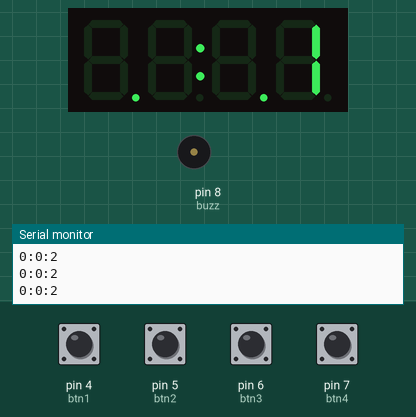
A sketch run on a simulated Arduino Uno, built with avr-gcc and run on an emulated ATmega328P. Shown: 4-digit seven-segment display, buzzer (waves = sounding), the last lines printed to the serial monitor. The inputs (shaded band) are chosen by the test bench; at power-on: pin 4 (btn1), pin 5 (btn2), pin 6 (btn3), pin 7 (btn4) LOW.

Above: at 2.6 s.
2.7 s: pin 5 (btn2) pulled HIGH for 1 s
At 2.88 s:
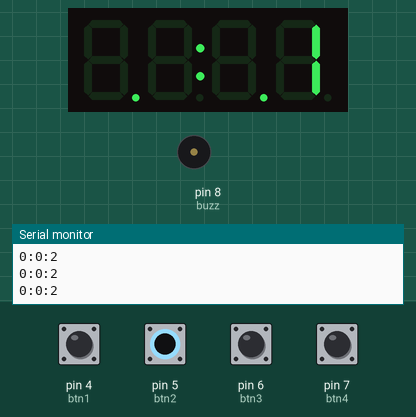
5.2 s: pin 4 (btn1) pulled HIGH for 0.15 s
At 6.2 s:
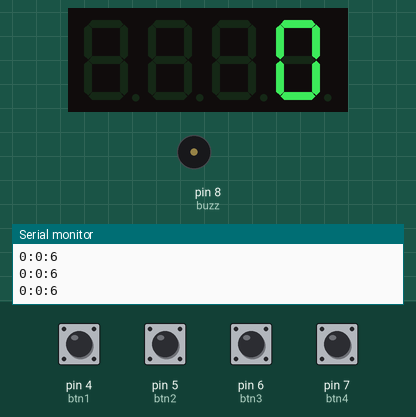
6.8 s: pin 5 (btn2) pulled HIGH for 0.15 s
At 7.8 s:
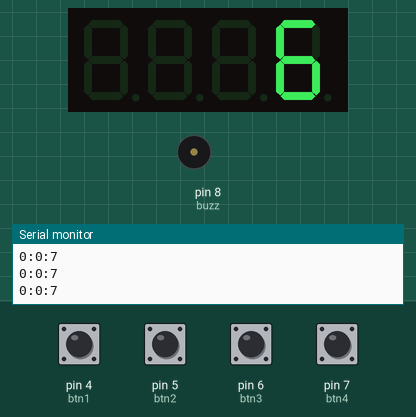
9.5 s: pin 4 (btn1) pulled HIGH for 1 s
At 10.8 s:
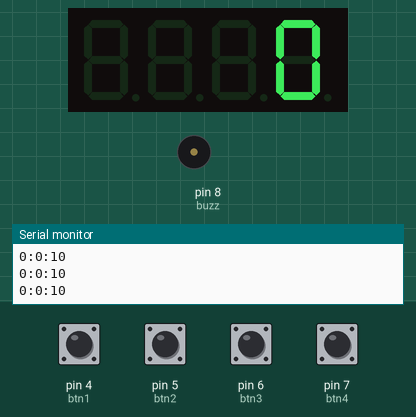
Timing chart, 0 to 12.5 s (numbered marks = the images above; inputs shaded):
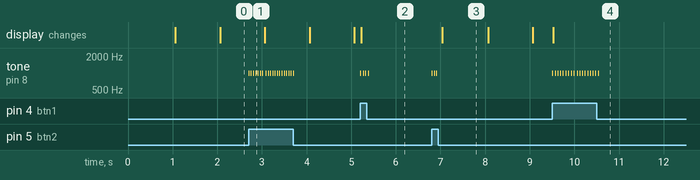

Measured:
- after the input at 2.7 s, tone on pin 8 (buzz): alternates 1000 Hz for 0.02 s and silent for 0.03 s, 40 changes in all, then stays silent, starting at once
- after the input at 5.2 s, tone on pin 8 (buzz): alternates 1000 Hz for 0.02 s and silent for 0.04 s, 8 changes in all, then stays silent, starting at once; the display: changes at once (image 2)
- after the input at 6.8 s, tone on pin 8 (buzz): alternates 1000 Hz for 0.02 s and silent for 0.03 s, 6 changes in all, then stays silent, starting at once; the display: changes after 0.24 s (image 3)
- after the input at 9.5 s, tone on pin 8 (buzz): alternates 1000 Hz for 0.02 s and silent for 0.04 s, 36 changes in all, then stays silent, starting at once
- what the display in image 3 shows lasts 1.1 s, from 7.0 s to 8.1 s

The sketch:

main.ino
```cpp
// Include the library
#include <TM1637Display.h>

// Define the connections pins
#define CLK 2
#define DIO 3

#define buzz 8

#define btn1 4
#define btn2 5
#define btn3 6
#define btn4 7

// Create a display object of type TM1637Display
TM1637Display display = TM1637Display(CLK, DIO);

// Create an array that turns all segments ON
const uint8_t allON[] = {0xff, 0xff, 0xff, 0xff};

// Create an array that turns all segments OFF
const uint8_t allOFF[] = {0x00, 0x00, 0x00, 0x00};

// Create an array that sets individual segments per digit to display the word "dOnE"
const uint8_t done[] = {
    SEG_B | SEG_C | SEG_D | SEG_E | SEG_G,           // d
    SEG_A | SEG_B | SEG_C | SEG_D | SEG_E | SEG_F,   // O
    SEG_C | SEG_E | SEG_G,                           // n
    SEG_A | SEG_D | SEG_E | SEG_F | SEG_G            // E
};

// Create degree celsius symbol
const uint8_t celsius[] = {
  	SEG_A | SEG_B | SEG_F | SEG_G,  // Degree symbol
  	SEG_A | SEG_D | SEG_E | SEG_F   // C
};

bool btn1_read = false;
bool btn2_read = false;
bool btn3_read = false;
bool btn4_read = false;

unsigned long previousMillis = 0;
const long debounceInterval = 50;
unsigned long currentMillis;

volatile int secondCount = 0;
volatile int minuteCount = 0;
volatile int hourCount = 0;

int HourMinute;
int MinuteSecond;

bool toggle1 = 0;

bool displayMode = 0;

int selector = 0;

bool updateState = 0;

void setup() {
    pinMode(buzz, OUTPUT);

    pinMode(btn1, INPUT);
    pinMode(btn2, INPUT);
    pinMode(btn3, INPUT);
    pinMode(btn4, INPUT);

    display.setBrightness(5);
    display.setSegments(allON);
    delay(1000);
	display.clear();

    Serial.begin(9600);

    cli();//stop interrupts

	//set timer1 interrupt at 1Hz
	TCCR1A = 0;// set entire TCCR1A register to 0
	TCCR1B = 0;// same for TCCR1B
	TCNT1  = 0;//initialize counter value to 0
	// set compare match register for 1hz increments
	OCR1A = 15624;// = (16*10^6) / (1*1024) - 1 (must be <65536)
	// turn on CTC mode
	TCCR1B |= (1 << WGM12);
	// Set CS12 and CS10 bits for 1024 prescaler
	TCCR1B |= (1 << CS12) | (1 << CS10);
	// enable timer compare interrupt
	TIMSK1 |= (1 << OCIE1A);

	sei();//allow interrupts
}

void loop() {
    currentMillis = millis();

    btn1_read = digitalRead(btn1);
    btn2_read = digitalRead(btn2);
    btn3_read = digitalRead(btn3);
    btn4_read = digitalRead(btn4);

    if (btn2_read == HIGH) {
		if (currentMillis - previousMillis >= debounceInterval) {
			previousMillis = currentMillis;
			tone(buzz, 1000, 20);
			displayMode = !displayMode;
		}
  	}

	if (btn1_read == HIGH) {
		if (currentMillis - previousMillis >= debounceInterval) {
			previousMillis = currentMillis;
			tone(buzz, 1000, 20);
			updateState = !updateState;
			updateClock();
		}
  	}

	HourMinute = hourCount * 100 + minuteCount;
	MinuteSecond = minuteCount * 100 + secondCount;

  	Serial.print(hourCount);
    Serial.print(":");
    Serial.print(minuteCount);
    Serial.print(":");
    Serial.println(secondCount);
}

void incrementSecond(){
	secondCount++;
	if(secondCount == 60){
		secondCount = 0;
		minuteCount++;
	}
	if(minuteCount == 60){
		minuteCount = 0;
		hourCount++;
	}
	if(hourCount == 24){
		hourCount = 0;
	}
}

ISR(TIMER1_COMPA_vect){//timer1 interrupt 1Hz toggles pin 13 (LED)
//generates pulse wave of frequency 1Hz/2 = 0.5kHz (takes two cycles for full wave- toggle high then toggle low)
	incrementSecond();
	displayTime();
	if (toggle1){
		toggle1 = 0;
	}
	else{
		toggle1 = 1;
	}
}

void displayTime(){
	if (displayMode){
		display.showNumberDecEx(HourMinute, 1, false, 4, 0);
	}
	else{
		display.showNumberDecEx(MinuteSecond, toggle1*0b11100000, false, 4, 0);
	}
}

void updateClock(){
	while(updateState){
		currentMillis = millis();

		//selector = 0 -> hour
		//selector = 1 -> minute
		//selector = 2 -> second

		if (btn1_read == HIGH) {
			if (currentMillis - previousMillis >= debounceInterval) {
				previousMillis = currentMillis;
				tone(buzz, 1000, 20);
				updateState = !updateState;
				updateClock();
			}
		}

		if (digitalRead(btn2) == HIGH) {
			if (currentMillis - previousMillis >= debounceInterval) {
				previousMillis = currentMillis;
				tone(buzz, 1000, 20);
				selector++;
				if(selector == 3){
					selector = 0;
				}
			}
		}

		//increment button
		if (digitalRead(btn4) == HIGH) {
			if (currentMillis - previousMillis >= debounceInterval) {
				previousMillis = currentMillis;
				tone(buzz, 1000, 20);
				if(selector == 0){
					hourCount++;
					if(hourCount == 24){
						hourCount = 0;
					}
				}
				else if(selector == 1){
					minuteCount++;
					if(minuteCount == 60){
						minuteCount = 0;
					}
				}
				else if(selector == 2){
					secondCount++;
					if(secondCount == 60){
						secondCount = 0;
					}
				}
			}
		}

		//decrement button
		if (digitalRead(btn3) == HIGH) {
			if (currentMillis - previousMillis >= debounceInterval) {
				previousMillis = currentMillis;
				tone(buzz, 1000, 20);
				if(selector == 0){
					hourCount--;
					if(hourCount == -1){
						hourCount = 23;
					}
				}
				else if(selector == 1){
					minuteCount--;
					if(minuteCount == -1){
						minuteCount = 59;
					}
				}
				else if(selector == 2){
					secondCount--;
					if(secondCount == -1){
						secondCount = 59;
					}
				}
			}
		}

		if(selector < 2){
			displayMode = 1;
		}
		else{
			displayMode = 0;
		}
		displayTime();
	}
}
```
